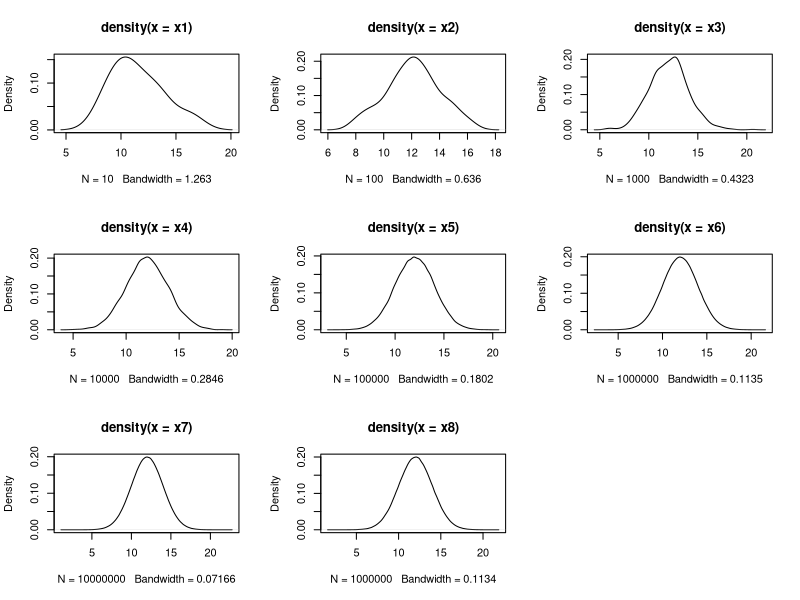
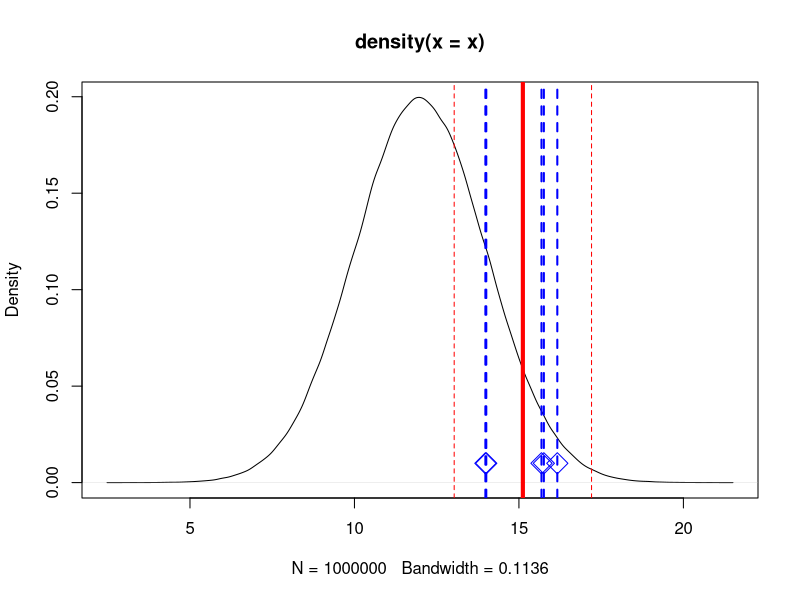
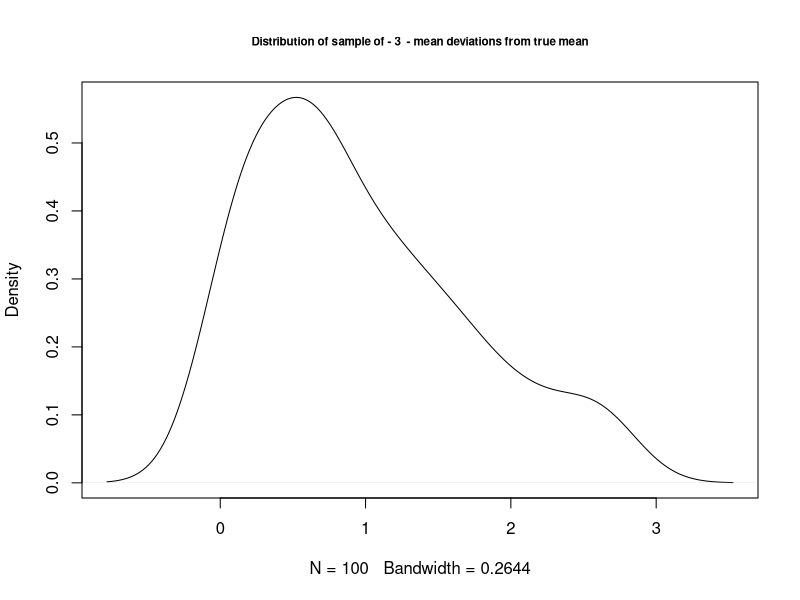
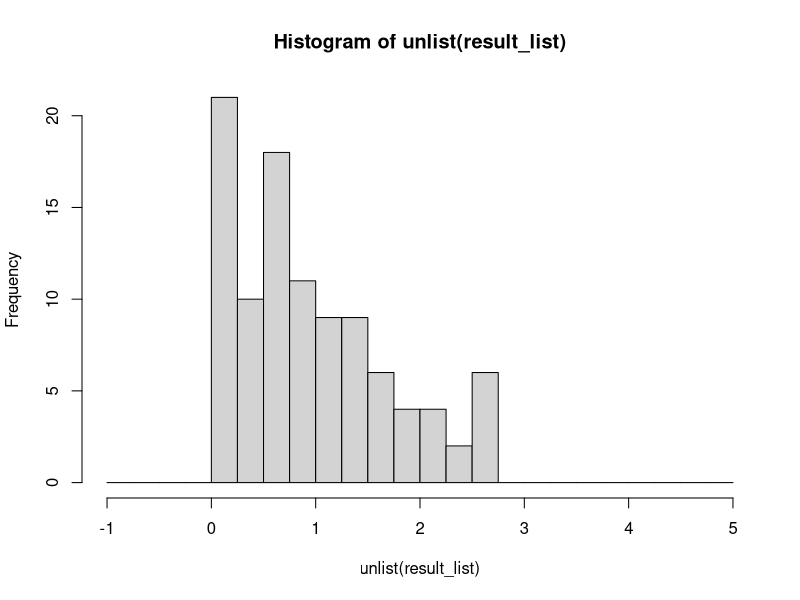
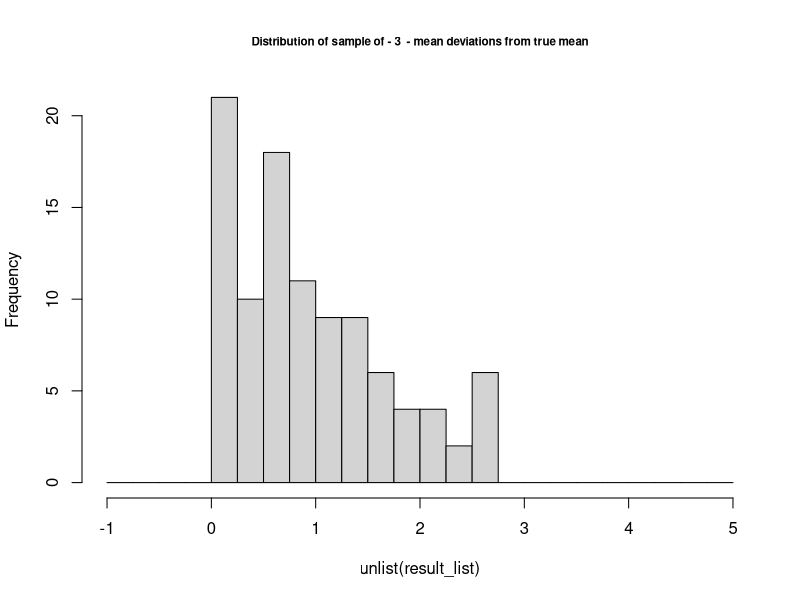
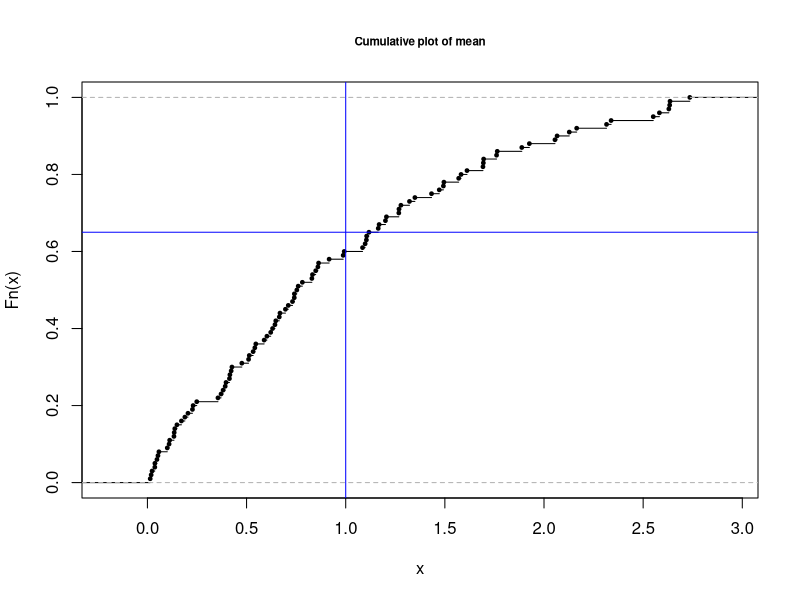
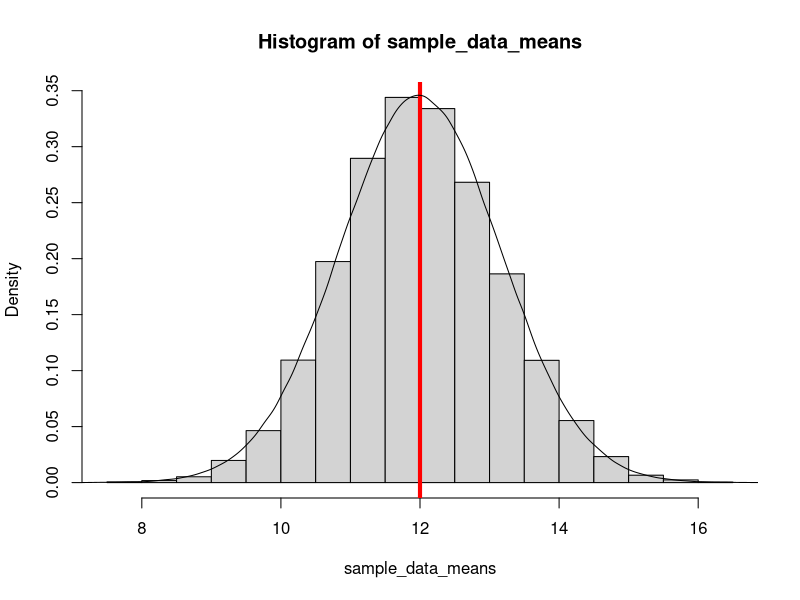
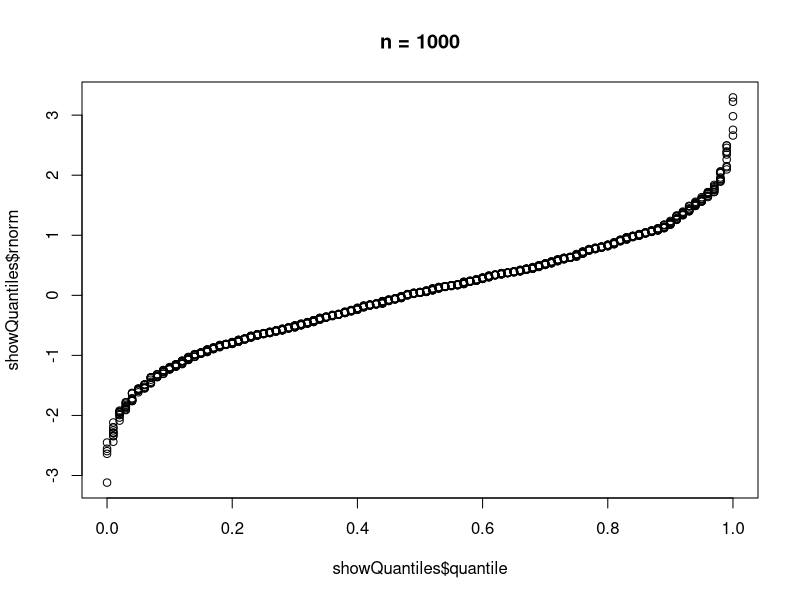

Reproduce these figures in R, in order. (Note: this script raises an error after producing the figures.)
## ---- chunk 1

# Generate two normal sampes, with mu = 0, sd = 1 
rnorm(2)

# Generate two normal sampes, specified mu and sd 
rnorm(2, mean = 5, sd = 1)
rnorm(2, mean = 5, sd = 200)

# Generate 100000 samples
# Specifying the seed ensures repeatability  
# If you set the seed you get a reoproducile effect. DOn't di it for now
# set.seed(123)
x1 <-rnorm(10, mean = 12, sd = 2)
x2 <-rnorm(100, mean = 12, sd = 2)
x3 <-rnorm(1000, mean = 12, sd = 2)
x4 <-rnorm(10000, mean = 12, sd = 2)
x5 <-rnorm(100000, mean = 12, sd = 2)
x6 <-rnorm(1000000, mean = 12, sd = 2)
x7 <-rnorm(10000000, mean = 12, sd = 2)
x8 <-rnorm(1000000, mean = 12, sd = 2)

# Plot density distribution of the 100000 points
# Creating a 'theoretical' normal curve 
# With more points it becines perfect

par(mfrow=c(3,3))
plot(density(x1))
plot(density(x2))
plot(density(x3))
plot(density(x4))
plot(density(x5))
plot(density(x6))
plot(density(x7))
plot(density(x8))
par(mfrow=c(1,1))

## ---- chunk 2

x <-rnorm(1000000, mean = 12, sd = 2)
plot(density(x))

n = 5
x_s <- sample(x, n) 


# Plot the samples.
# The x values are the sample, the y values are set to 0.01
# Points are drawn as blue diamonds


points(x = x_s, 
       y = rep(0.01, n), 
       col = "blue", 
       pch = 5, 
       cex = 2)

# Draw blue dotted vertical lines at the sample points 
abline(v = x_s, col = 'blue', lwd = 2 , lty = 2)

# Draw a red solid vertical line at the mean of the sample
abline(v = mean(x_s), col = 'red', lwd = 4 , lty = 1)

# Draw two red vertical dotted lines at mu - 2*sd and mu + 2*sd
abline(v = c(mean(x_s)-2*sd(x_s), mean(x_s)+2*sd(x_s)), 
       col = 'red', lwd = 1 , lty = 2)
## ---- chunk 3

# Now draw 100 samples
# Calculate the difference between these samples of 3
# Calculate the difference between the sample mean and the population true mean

x <-rnorm(1000000, mean = 12, sd = 2)
population_mean = mean(x)

sample_size = 3
result_list = alist()
for (i in 1:100) {
  x_s <- sample(x, sample_size) # sample from our x
    sample_mean = mean(x_s)
    result_list[[i]] <- abs(sample_mean - population_mean)  
}

# The density distribution of these mean differences is approximateky normal
# The cex parameter sets the size of the font
title = paste("Distribution of sample of -", sample_size, " - mean deviations from true mean")
plot(density(unlist(result_list)), 
     main = title,
     cex.main = 0.7)

s = seq(-1, 5, 0.25)
plot(hist(unlist(result_list),breaks=c(s)), 
     main = title,
     cex.main = 0.7)

# The emperical cumulative distrubution curve takes the density data and plots it cumulative
# Draw a vertical line at 1 ad a horizontal line at 0.65
plot(ecdf(unlist(result_list)), 
     main = "Cumulative plot of mean",
     cex.main = 0.7, 
     cex = 0.5)
abline(h = 0.65, v = 1, col = 'blue')

## ---- chunk 4
sample_size <- 3

# If you take the number of experiments high, you get a nice approximation of the normal
# distribution (i.e. the histogram will resemble the curve)

repeat_experiment <- 10000     

# Generate 'sample_size * repeat_experiment' and put them in a matrix

population_sd = 2
population_mean = 12

sample_data <- matrix(rnorm(repeat_experiment * sample_size,  # number of sample
                            population_mean,                  # mean
                            population_sd),                   # sd   
                      repeat_experiment)
head(sample_data)
dim(sample_data)

# Of each sample calculate the mean.
# Plot these points in a histogram
sample_data_means <- rowMeans(sample_data)
head(sample_data_means)
hist(sample_data_means, freq = F)

# Overlay it with a 'theoretical' normal distriubution, use a high repeat to get a 
# perfect curve
abline(v = population_mean, col = 'red', lwd=4)
x <-rnorm(1000000, mean = 12, sd = population_sd / sqrt(sample_size))
lines(density(x))

sd(sample_data_means)
sem = 2 / sqrt(sample_size)
sem
## ---- chunk 5

n = 1000

# Creat a dataframe with 1 column with 1000 normal samples
# The samples are sorted

ndist = sort(rnorm(n))
showQuantiles <- data.frame(rnorm = ndist)

# Add a column to the dataframe
# The column contains a seq of 1000 points divided by 1 and rounded to 2 decimals 
# Simply by refering to a non-existent colums name you create it

showQuantiles$quantile <- round(seq(0,
                                    1, 
                                    length.out = nrow(showQuantiles)), 
                                digits = 2)

# You get a bunch of points with 0, a bunch of points at 0.01, at 0.02 etc 

# The curve is plotted
plot(x = showQuantiles$quantile, 
     y = showQuantiles$rnorm, 
     main = paste0("n = ", n ))


# The Cumulative Distribution Function is constructed by swapping the axes 
plot(y = showQuantiles$quantile, 
     x = showQuantiles$rnorm, 
     main = paste(paste0("n = ", n ), "ECDF"))

# Would have been easier to use the ecdf function
plot(ecdf(ndist))


## ---- chunk 6

# Formula for Confidence Interval = mu +- q(a) * SEM
# Probably you have seen 'mean +- 1.96 + SEM'? That is the Z quantile for CL = 5%

qnorm(0.975)

# Generate 100 samples with specified mu and sd
# Normally speaking you do not know the population distribution. This is just for reference. 
n_sample = 100
pop_mean = 12
pop_sd = 2

# Take the samples and calculate the mean, sd and sem
x_s <- rnorm(n_sample, pop_mean, pop_sd)
sample_mean <- mean(x_s)
sample_sd <- sd(x_s)
sem = sample_sd / sqrt(n_sample)

# For fun, calculate mean and SD yourself to check
sn = length(x_s)
sm = sum(x_s) / sn
sd = sqrt(sum((sample - sm)^2) / (sn - 1))


# Formula for confidence interval of 0.95
# The formula to calulate the quartile you need is 0.95 + (1 - 0.95) / 2
# With that new number you get the single sided quantile that leaves a right tail that is half 
# of what you need. 
# But then you need it left and right.........
dq = 0.95
q_to_use = dq + (1 - dq) / 2 

if (n_sample < 30) {  # Use the 'T' distrubution
  ci <- qt(q_to_use, df = n_sample - 1) * sem 
} else {              # Use the normal distrubution
  ci <- qnorm(q_to_use, sample_mean, sample_sd) * sem 
}

# Create a boxplot for the samples using base R
# boxplot(x_s, ylim = c(5,25))
# abline(h = c(sample_mean - ci,  sample_mean + ci), col = 'red', lty=2)
# abline(h = c(sample_mean - sample_sd, sample_mean + sample_sd), col = 'blue', lty=2)

# Create a boxplot for the samples using ggplot
ggplot(data = data.frame(sample = x_s)) +
  geom_boxplot(mapping = aes(y=sample)) +
  ylim(5, 25) +
  theme(axis.text.x = element_blank()) +
  geom_hline(yintercept = c(sample_mean - ci, sample_mean + ci), 
             col= 'red', 
             linetype = 'dashed') +
  geom_hline(yintercept = c(sample_mean - sample_sd, sample_mean + sample_sd), 
             col = 'blue', 
             linetype = 'dashed')

## ---- chunk 7

# Generate a 100 sample normal sample distribution, three times 
n = 100
replicate(3, hist(runif(n), cex.main = 0.8))

# Repeat a 100 sample, 1000 times
# Every column is one sample
sample_set = replicate(1000, runif(n)) 

# Take the means of each of the 1000 samples
means = colMeans(sample_set)

# Plot that as a hist=ogram
hist(means, cex.main = 0.8)
## ---- chunk 8
# Create a sample of 5 numbers, values between 5 and 6
n = 5
x <- runif(n, min = 5, max = 6)  

# Plot the one sample
hist(x, main = "one sample", cex.main = 0.8)

# From the sample, select 5 times a number
# We replace, so you may find in a set of 5 the same numbers multiple times
# Do this experiment 1000 times
b <- replicate(10000, mean(sample(x, replace=TRUE)))


hist(replicate(10000, runif(n, min = 5, max =6)), 
     main = "uniform distribution", cex.main = 0.8)

hist(b, main = "bootstrapped" , cex.main = 0.8)

plot(ecdf(b), main = "bootstrapped - cdf" , cex.main = 0.8)

qb <- quantile(b, c(0.025,0.975))
abline(v = qb)

## ---- chunk 9

# A uniform distribution is not expected to meet the shapiro test and generates 
# a very low p value
hist(runif(10000))
shapiro.test(runif(1000))

# A uniform distribution is not expected to meet the shapiro test and generates 
# a high p value
hist(rnorm(10000))
shapiro.test(rnorm(1000))

## ---- chunk 10
# Generate a data set with a lot of values between 0 and 1, but also with values larger than 1
my_data <- data.frame(gene = 0.1 + runif(10000), 
                      control = 0.1 + runif(10000))
my_data$fold_change <- my_data$gene / my_data$control

# If you plot it in a normal histogram, it is not so easy to inspect because the high numbers
# determine the scale
hist(my_data$fold_change)
abline(v = 1, col = 'red', lwd=2)

# If you take a log of the data tham the high numbers become a lot smaller
hist(log2(my_data$fold_change))
abline(v = 0, col = 'red', lwd=2)
## ---- chunk 11

sample = rnorm(1000, 12, 2)
sample_mean = mean(sample)
sample_sd = sd(sample)
par(mfrow=c(1,2))
hist(sample, cex.main = 0.8)
hist((sample - sample_mean) / sample_sd, cex.main = 0.8)
par(mfrow=c(1,1))


